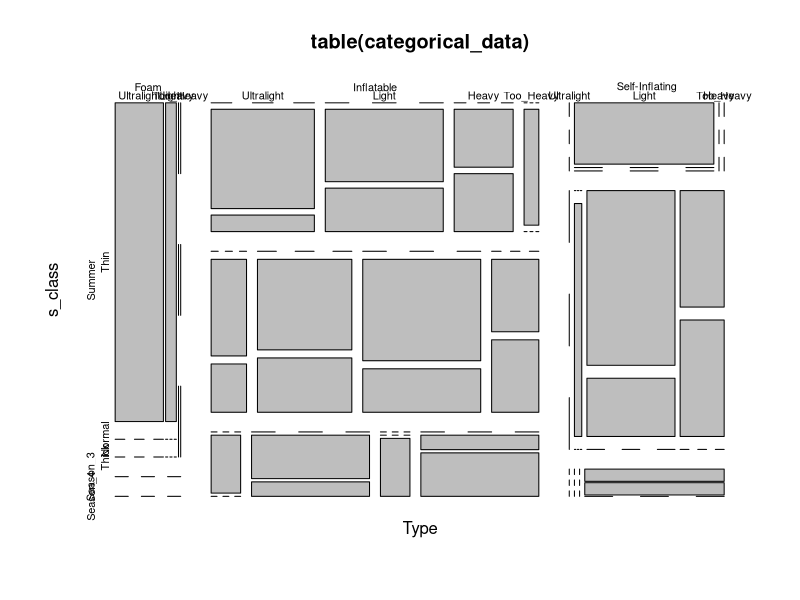
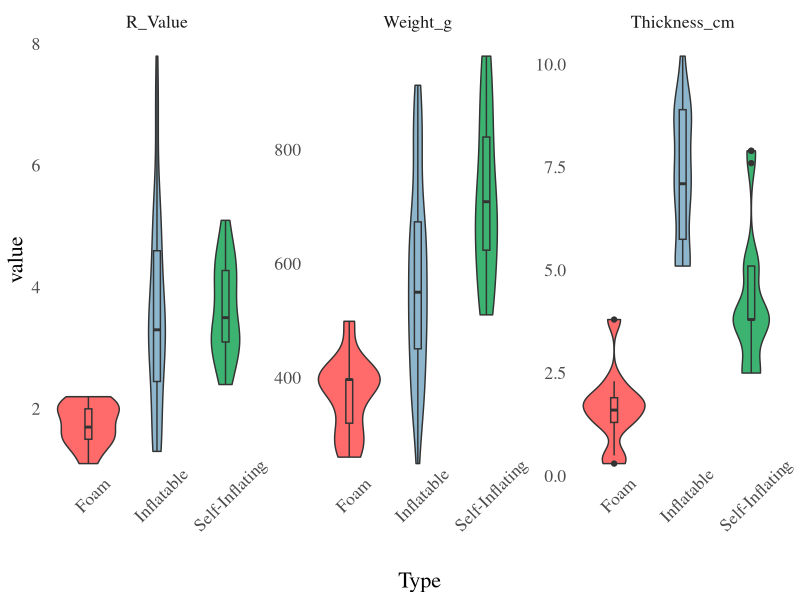
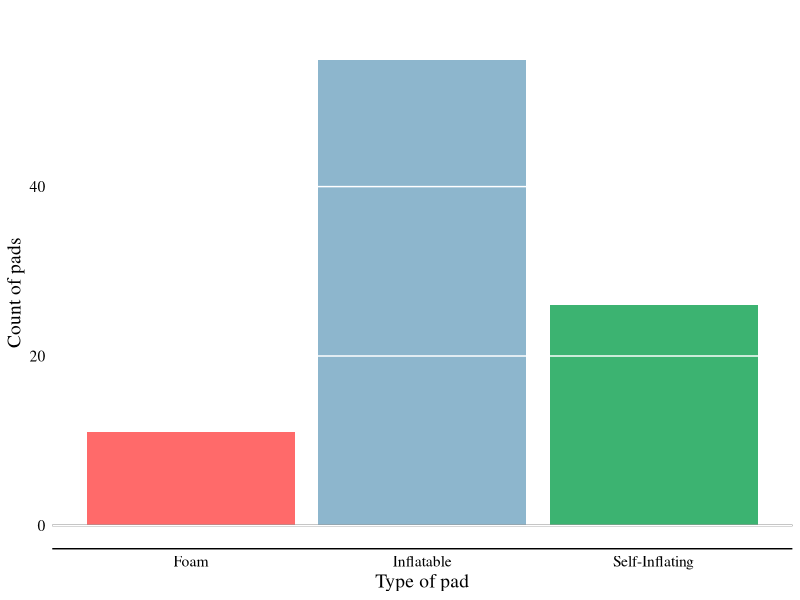
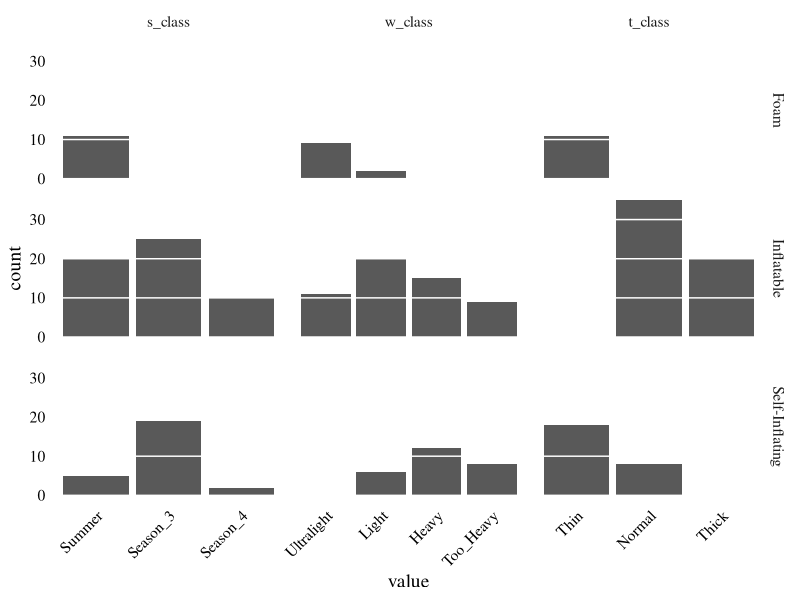
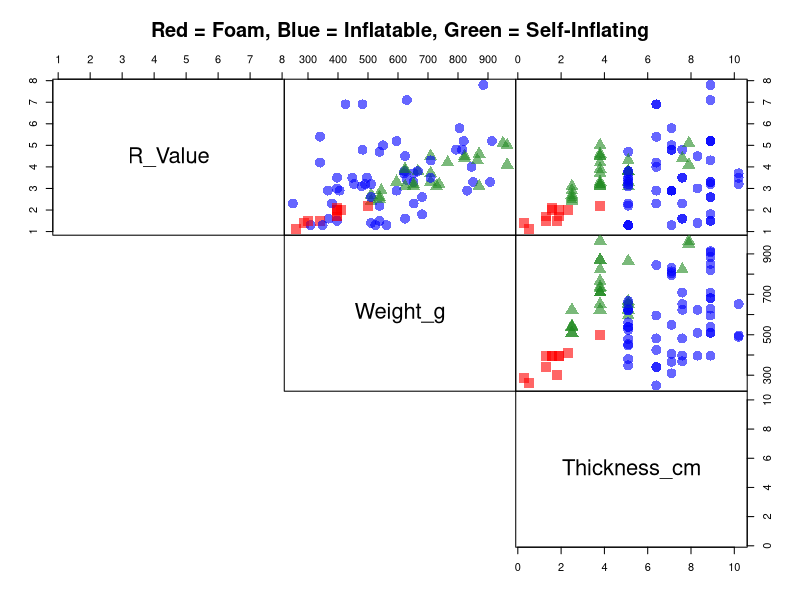
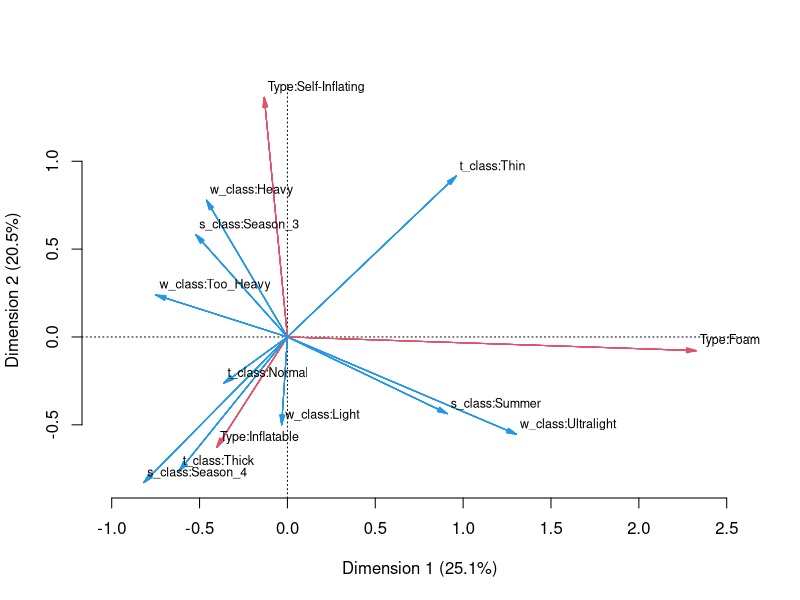

The R source for these figures, in order: (Note: this script raises an error after producing the figures.)
setwd("C:/Users/johma/Desktop/main/kouluhommii/Maisteriopinnot/Multivariate Statistical Analysis/Proju/")

library(ggplot2)
library(reshape)
library(ca)
library(ggthemes)
library(scales)
library(tidyverse)
set.seed(123)

df_orig <- read.table("original_data.csv",header = T,sep = ";",dec = ",")

df_mca <- df_orig %>% filter(Weight_g < 1000)

df_mca$s_class <- cut(df_mca$R_Value, breaks=c(0,3,5,10000), labels=c("Summer","Season_3","Season_4"),include.lowest = T,right = F)
df_mca$w_class <- cut(df_mca$Weight_g, breaks=c(0,400,600,800,10000), labels=c("Ultralight","Light","Heavy","Too_Heavy"),include.lowest = T,right = F)
df_mca$t_class <- cut(df_mca$Thickness_cm, breaks=c(0,5,8,10000), labels=c("Thin","Normal","Thick"),include.lowest = T,right = F)
categorical_data <- df_mca %>% select(c(Type,s_class,w_class,t_class))
rs <- sample.int(nrow(df_mca),10)
write.table(df_mca,"newdf.txt",sep="\t",row.names=FALSE)
# rs <- 6 87 65 13 49 84 51 35 55 27
# df_mca[rs,] %>% select(c(Make_Model,R_Value,Weight_g,Thickness_cm,Type))
# cbind(df_mca[rs,"Make_Model"],categorical_data[rs,])
summary(df_mca %>% select(c(R_Value,Weight_g,Thickness_cm)))

# Correlations

round(cor(df_mca %>% select(c(R_Value,Weight_g,Thickness_cm))),2)

mosaicplot(table(categorical_data))

colors_real <- c("indianred1","lightskyblue3","mediumseagreen")


pdf(file="Figures/violin.pdf", height=6, width=8)
test_melt <- melt(df_mca %>% select(c(R_Value,Weight_g,Thickness_cm,Type)), "Type")
ggplot(test_melt, aes(x=Type,y=value,fill=Type)) + 
  geom_violin(trim=TRUE)+
  facet_wrap(.~variable,scales = "free_y")+
  geom_boxplot(width=0.1)+
  theme_tufte(ticks = F)+
  scale_fill_manual(values=colors_real)+
  theme(legend.position="none",
        axis.text.x=element_text(angle=45),
        text = element_text(size=16))
dev.off()



pdf(file="Figures/typecounts.pdf", height=6, width=8)
ggplot(df_mca,aes(x=Type))+
  geom_bar(fill=colors_real)+
  labs(title="",x="Type of pad",y="Count of pads")+
  theme_tufte(ticks = F)+
  theme(plot.title = element_text(hjust = 0.5, face="bold", colour = "black"),
        axis.text.x = element_text(colour = "black"),
        axis.text.y = element_text(colour = "black"),
        axis.title.x = element_text( colour = "black"),
        axis.title.y = element_text( colour = "black"),
        panel.grid.major.y = element_line(color = "white"),
        legend.position="none",
        panel.ontop = T,
        text = element_text(size=14),
        axis.line.x = element_line(color="black"))+
  geom_abline(slope=0,intercept=0,  col = "black") 
dev.off()

pdf(file="Figures/typecounts2.pdf", height=6, width=8)
test_melt2 <- melt(categorical_data, "Type")
ggplot(test_melt2,aes(x=value))+
  geom_bar()+
  # facet_wrap(variable~Type,scales = "free_y", strip.position = "top")+
  facet_grid(Type~variable,scales = "free_x") +
  # labs(title="",x="Type of pad",y="Count of pads")+
  theme_tufte(ticks = F)+
  theme(plot.title = element_text(hjust = 0.5, face="bold", colour = "black"),
        axis.text.x = element_text(colour = "black"),
        axis.text.y = element_text(colour = "black"),
        axis.title.x = element_text( colour = "black"),
        axis.title.y = element_text( colour = "black"),
        legend.position="none",
        panel.ontop = T,
        text = element_text(size=14),
        panel.grid.major.y = element_line(color = "white"),
        axis.text.x.bottom =element_text(angle=45,hjust = 1))
dev.off()

pdf(file="Figures/scatters.pdf", height=6, width=8)
p <- sample.int(nrow(df_mca))
class <- as.factor(df_mca$Type)
pch_ <- 15:17
colors_real <- c("red","blue","forestgreen")
plot(df_mca[p,]%>%select(c(R_Value,Weight_g,Thickness_cm)),
     col=alpha(colors_real[class[p]], 0.6),
     pch=pch_[class[p]],
     cex=2,
     gap=0,
     lower.panel = NULL,
     main="Red = Foam, Blue = Inflatable, Green = Self-Inflating")
dev.off()


# pairs(df_mca%>%select(c(R_Value,Weight_g,Thickness_cm)),labels = c("R-Value","Weight (g)","Thickness (cm)"),)



# pdf(file="Figures/histograms.pdf")
# par(mfrow=c(3,1))
# hist(df_mca$R_Value,main="R-Value",xlab="")
# hist(df_mca$Weight_g,main="Weight (g)",xlab="g")
# hist(df_mca$Thickness_cm,main="Thickness (cm)",xlab="cm")
# dev.off()
# 

# Analysis


table(categorical_data$Type)

pad.mca <- mjca(categorical_data,lambda="indicator",reti = T)
summary(pad.mca)
pdf(file="Figures/mca.pdf", height=6, width=8)
par(bty = 'n') 
ccol <- 1:13
pad.mca
plot(pad.mca, arrows=c(T,T),map="symmetric",col=c(1,2,4,4,4))
# points(pad.mca$colcoord)
dev.off()
#Points allows us to add the observations to the plot
# test_c <- pad.mca$colcoord[,1:2]
# df_mca[1:10,] %>% select(c(Make_Model,s_class,w_class,t_class,Type))
# Remember the angles are important:
# Between different categories:
# less than 90 degrees = attaction
# more than 90 degrees = repulsion
# 90 degrees = independent
angle <- function(x,y){
  dot.prod <- x%*%y 
  norm.x <- norm(x,type="2")
  norm.y <- norm(y,type="2")
  theta <- acos(dot.prod / (norm.x * norm.y))
  as.numeric(theta)
}
angle(t(test_c[1,]),test_c[2,])
# Among the same category:
# less than 90 degrees = similar profile
# more than 90 degrees = profile differs

# Mass: mass (weight) of the point
# QLT: quality of representation of the variable:category
# INR: The inertia of the point
# k=1: Principal coordinates of the first dimension
# COR: The relative contribution of the principal axis to the point inertia
# CTR: The absolute contribution of the point to the inertia of the axis
S <- summary(pad.mca)
scree <- data.frame(value = data.frame(S$scree)[,3],
                    grp = paste('PC',1:length(data.frame(S$scree)[,3])))
results_mca <- data.frame(cbind(S$columns[,1],S$columns[,2:4]/1000))
colnames(results_mca) <- c("Category","Mass","Quality of representation", "Inertia of the point")
results_mca


pdf(file="Figures/scree.pdf", height=6, width=8)
ggplot(scree,aes(x=grp))+
  geom_bar(fill="grey55",stat = "identity",aes(y=value))+
  labs(title="",x="Component",y="% of variation explained")+
  theme_tufte(ticks = F)+
  theme(plot.title = element_text(hjust = 0.5, face="bold", colour = "black"),
        axis.text.x = element_text(colour = "black"),
        axis.text.y = element_text(colour = "black"),
        axis.title.x = element_text( colour = "black"),
        axis.title.y = element_text( colour = "black"),
        panel.grid.major.y = element_line(color = "white"),
        legend.position="none",
        panel.ontop = T,
        text = element_text(size=14),
        axis.line.x = element_line(color="black"))+
  scale_x_discrete(expand= c(0,0))+
  scale_y_continuous(expand= c(0,0))
dev.off()
